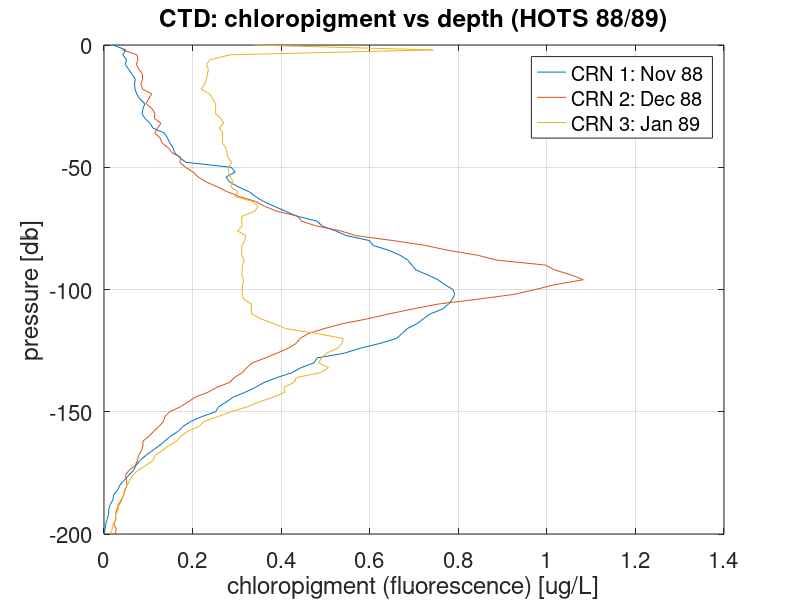

This figure's MATLAB source: (Note: this script raises an error after producing the figure.)
% File to open and examine HOTS chloropigment data (1988 - 2021).

% Clear/close unnecessary code, variables, etc.
close all; clc; clear;

% Set Figure Parameters
set(groot,'defaultAxesXGrid','on');
set(groot,'defaultAxesYGrid','on');
set(groot, 'defaultFigureUnits', 'centimeters', 'defaultFigurePosition', [5 5 40 15]);
set(0,'defaultAxesFontSize',16);

%% Open data file and extract variables
data = importdata('data/hots-chloropigment.txt').data;

crn = data(:,1);
day = data(:,2);
pressure = data(:,3);
chloro = data(:,4);

% Set -9 = NaN; remove negative values
chloro(chloro==-9) = NaN;
chloro(chloro<0) = 0;
%% Examine First Days of Data

ax1 = figure;
plot(chloro(1:101),-pressure(1:101),'DisplayName','CRN 1: Nov 88');
hold on
plot(chloro(102:202),-pressure(102:202),'DisplayName','CRN 2: Dec 88');
plot(chloro(203:303),-pressure(203:303),'DisplayName','CRN 3: Jan 89');
hold off
legend();
ylabel('pressure [db]');
xlabel('chloropigment (fluorescence) [ug/L]');
title('CTD: chloropigment vs depth (HOTS 88/89)');

exportgraphics(ax1,'figures/ctd-day-1.png');

%% Fluorescence Depth- and Time-Series (1988-2022): Eulerian View

chloro2D = reshape(chloro,101,[]);
days = day + datetime(1988,09,30);
days = reshape(days,101,[]);
pres = reshape(pressure,101,[]);

[t_grid,p_grid] = meshgrid(datenum(days(1,:)),pres(:,1));

ax2 = figure;
contourf(t_grid,p_grid,chloro2D,0:0.14:1.4,'LineColor','auto');
set(gca,'Ydir','reverse')
datetick('x','yyyy mmm','keeplimits');
colormap(flipud(cbrewer2('Spectral')));
c = colorbar;
c.Label.String = 'chloropigment (fluorescence) [ug/L]';
xlabel('Time');
ylabel('Depth [db]');
title('Chloropigment: 1988 - 2021 (Eulerian)');

exportgraphics(ax2,'figures/fluorescence-1988-2021_eulerianView.png');

%% Normalised Chloropigment Depth- and Time-Series (1988-2020): Eulerian

for j=1:329
    chloro2D_n(:,j) = chloro2D(:,j)/max(chloro2D(:,j));
end

ax2a = figure;
contourf(t_grid,p_grid,chloro2D_n,'LineColor','auto');
set(gca,'Ydir','reverse')
datetick('x','yyyy mmm','keeplimits');
colormap(flipud(cbrewer2('Spectral')));
c = colorbar;
c.Label.String = 'chloropigment, normalised relative to DCM at each time';
xlabel('Time');
ylabel('Depth [db]');
title('Chloropigment: 1988 - 2021 (Eulerian, Normalised)');

exportgraphics(ax2a,'figures/fluorescence_norm-1988-2021_eulerianView.png');

% Test normalisation
assert(max(max(chloro2D_n)) == 1); % Throws error if not equal to one
assert(min(min(chloro2D_n)) == 0); % Throws error if not equal to zero

%% Kurtosis and Skewness across depth for (normalised) chloropigment depth- and time-series (Eulerian)

kurt_chl = kurtosis(chloro2D);
skew_chl = skewness(chloro2D);

% The normalised data of course has the same kurtosis and skewness
% kurt_chl_n = kurtosis(chloro2D_n);
% skew_chl_n = skewness(chloro2D_n);

ax2b = figure;
plot(t_grid(1,:),kurt_chl,'DisplayName','Kurtosis');
hold on
% plot(t_grid(1,:),kurt_chl_n,'DisplayName','Kurtosis (Norm)');
yline(3,':','DisplayName','Normal Distribution');
hold off
legend();
datetick('x','yyyy mmm','keeplimits');
title('Kurtosis: Chloropigments, 1988-2021 (Eulerian)');

exportgraphics(ax2b,'figures/fluorescence_norm-1988-2021_eulerianKurtosis.png');

ax2c = figure;
plot(t_grid(1,:),skew_chl,'DisplayName','Skewness');
% hold on
% plot(t_grid(1,:),skew_chl_n,'DisplayName','Skewness (norm)');
% hold off
legend();
datetick('x','yyyy mmm','keeplimits');
title('Skewness: Chloropigments, 1988-2021 (Eulerian)');

exportgraphics(ax2c,'figures/fluorescence_norm-1988-2021_eulerianSkewness.png');


%% Fluorescence Depth- and Time-Series (1988-2022): Lagrangian View

% Find the DCM
for i=1:329
    [val(i),idx(i)] = max(chloro2D(:,i));
end

% Put pressure in terms of DCM
for i = 1:329
    p_lang(:,i) = pres(:,i) - pres(idx(i),i);
end

% Put fluorescence in terms of DCM
% Shift the original fluorescence data such that the DCM is centred
chloro_lang = zeros(101,329);
midpt = 51;
offset = midpt - idx;

for i = 1:329
    chloro_lang(:,i) = circshift(chloro2D(:,i),offset(i));
    if offset(i) > -1 && offset(i) < 40
        disp(i);
        chloro_lang(1:offset(i),i) = NaN;
    elseif offset(i) == -1
        chloro_lang(end,i) = NaN;
    elseif offset(i) < -1 && offset(i) > -40
        disp(i);
        chloro_lang((end+offset(i)):end,i) = NaN;
    elseif abs(offset(i)) > 40
        chloro_lang(:,i) = NaN;
    end
end

% Create meshgrid for time and pressure in Lagrangian view
[t_lang_grid,p_lang_grid] = meshgrid(datenum(days(1,:)),pres(:,1)-100);

% Make a filled contour plot of the DCM in the Lagrangian perspective
ax3 = figure;
contourf(t_lang_grid,p_lang_grid,chloro_lang,0:0.14:1.4,'LineColor','auto');
set(gca,'Ydir','reverse')
datetick('x','yyyy mmm','keeplimits');
colormap(flipud(cbrewer2('Spectral')));
c = colorbar;
c.Label.String = 'chloropigment (fluorescence) [ug/L]';
xlabel('Time');
ylabel('Depth [db]');
title('Chloropigment: 1988 - 2021 (Lagrangian)');

exportgraphics(ax3,'figures/fluorescence-1988-2021_lagrangianView.png');

%% Lagrangian, Normalised

for j=1:329
    chloro_lang_n(:,j) = chloro_lang(:,j)/max(chloro_lang(:,j));
end

ax3a = figure;
contourf(t_lang_grid,p_lang_grid,chloro_lang_n,'LineColor','auto');
set(gca,'Ydir','reverse')
datetick('x','yyyy mmm','keeplimits');
colormap(flipud(cbrewer2('Spectral')));
c = colorbar;
c.Label.String = 'chloropigment, normalised relative to DCM';
xlabel('Time');
ylabel('Depth [db]');
title('Chloropigment: 1988 - 2021 (Lagrangian, Normalised)');

exportgraphics(ax3a,'figures/fluorescence_norm-1988-2021_lagrangianView.png');

%% Kurtosis and Skewness across depth for normalised chloropigment depth- and time-series (Lagrangian)

kurt_chl_lang = kurtosis(chloro_lang);
skew_chl_lang = skewness(chloro_lang);

% Again the normalised data exhibits the same kurtosis and skew as the
% non-normalised data
% kurt_chl_lang_n = kurtosis(chloro_lang_n);
% skew_chl_lang_n = skewness(chloro_lang_n);

ax3b = figure;
plot(t_grid(1,:),kurt_chl_lang,'DisplayName','Kurtosis');
hold on
% plot(t_grid(1,:),kurt_chl_lang_n,'DisplayName','Kurtosis (norm)');
yline(3,':','DisplayName','Normal Distribution');
hold off
legend();
datetick('x','yyyy mmm','keeplimits');
title('Kurtosis: Chloropigments, 1988-2021 (Lagrangian)');

exportgraphics(ax3b,'figures/fluorescence_norm-1988-2021_lagrangianKurtosis.png');

ax3c = figure;
plot(t_grid(1,:),skew_chl_lang,'DisplayName','Skewness');
% hold on
% plot(t_grid(1,:),skew_chl_lang_n,'DisplayName','Skewness (norm)');
% hold off
legend();
datetick('x','yyyy mmm','keeplimits');
title('Skewness: Chloropigments, 1988-2021 (Lagrangian)');

exportgraphics(ax3c,'figures/fluorescence_norm-1988-2021_lagrangianSkewness.png');

%% Histograms at Depth

set(groot, 'defaultFigureUnits', 'centimeters', 'defaultFigurePosition', [5 5 35 20]);
nbins = 25; 

% Eulerian
[histFreq,histXout] = hist(chloro2D(6,:),nbins);
[histFreq36,histXout36] = hist(chloro2D(36,:),nbins);
[histFreq62,histXout62] = hist(chloro2D(62,:),nbins);

% Lagrangian
[histFreqL,histXoutL] = hist(chloro_lang(2,:),nbins);
[histFreq26L,histXout26L] = hist(chloro_lang(26,:),nbins);
[histFreq45L,histXout45L] = hist(chloro_lang(45,:),nbins);
[histFreq12L,histXout12L] = hist(chloro_lang(58,:),nbins);
[histFreq50L,histXout50L] = hist(chloro_lang(77,:),nbins);

ax4 = figure;
sgtitle('Histograms of Concentration at Different Depths','FontSize',20);
subplot(2,2,1)
bar(histXout, histFreq/sum(histFreq),'DisplayName','10 db');
hold on
bar(histXout36,histFreq36/sum(histFreq36),'DisplayName','70 db');
bar(histXout62,histFreq62/sum(histFreq62),'DisplayName','122 db');
legend();
xlabel('chloropigment (\mu g L^{-1})');
ylabel('Frequency');
title('Frequency of Concentration (Eulerian)');

subplot(2,2,2)
bar(log(histXout), histFreq/sum(histFreq),'DisplayName','10 db');
hold on
bar(log(histXout36),histFreq36/sum(histFreq36),'DisplayName','70 db');
bar(log(histXout62),histFreq62/sum(histFreq62),'DisplayName','122 db');
legend();
xlabel('chloropigment (\mu g L^{-1})');
ylabel('Frequency');
title('Frequency of Log-Concentration (Eulerian)');

subplot(2,2,3)
bar(histXoutL, histFreqL/sum(histFreqL),'DisplayName','-100 db');
hold on
bar(histXout26L,histFreq26L/sum(histFreq26L),'DisplayName','-50 db');
bar(histXout45L,histFreq45L/sum(histFreq45L),'DisplayName','-12 db');
bar(histXout12L,histFreq12L/sum(histFreq12L),'DisplayName','+12 db');
bar(histXout50L,histFreq50L/sum(histFreq50L),'DisplayName','+50 db');
legend();
xlabel('chloropigment (\mu g L^{-1})');
ylabel('Frequency');
title('Frequency of Log-Concentration (Lagrangian)');

subplot(2,2,4)
bar(log(histXoutL), histFreqL/sum(histFreqL),'DisplayName','-100 db');
hold on
bar(log(histXout26L),histFreq26L/sum(histFreq26L),'DisplayName','-50 db');
bar(log(histXout45L),histFreq45L/sum(histFreq45L),'DisplayName','-12 db');
bar(log(histXout12L),histFreq12L/sum(histFreq12L),'DisplayName','+12 db');
bar(log(histXout50L),histFreq50L/sum(histFreq50L),'DisplayName','+50 db');
legend();
xlabel('chloropigment (\mu g L^{-1})');
ylabel('Frequency');
title('Frequency of Log-Concentration (Lagrangian)');

exportgraphics(ax4,'figures/hist_chloropig_selectDepths_1989-2021.png');